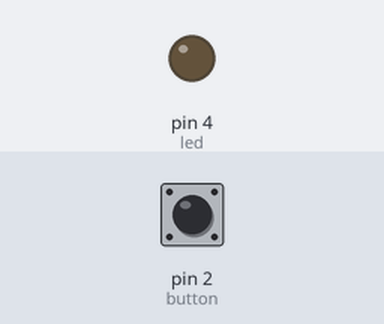
Bench run of a sketch on a simulated Arduino Uno, built with avr-gcc and run on an emulated ATmega328P. On the bench: output pins drawn as LEDs (lit = HIGH). Dashed ring = blinking. Inputs (shaded band) come from the test bench; at power-on: pin 2 (button) LOW.

Above: at 1.2 s.
1.3 s: pin 2 (button) pulled HIGH for 1 s
At 1.75 s:
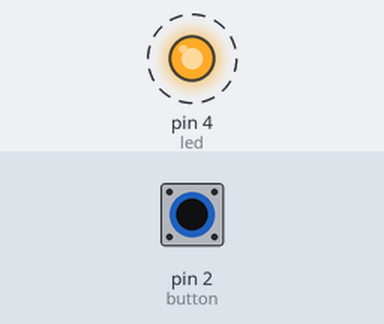
4.0 s: pin 2 (button) pulled HIGH for 0.15 s
At 5.1 s:
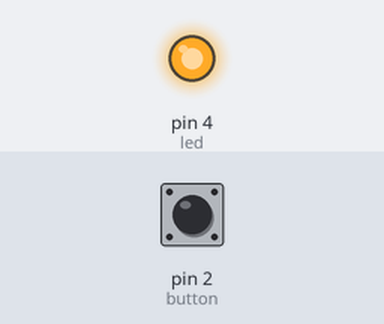
5.8 s: pin 2 (button) pulled HIGH for 3.2 s
At 9.9 s:
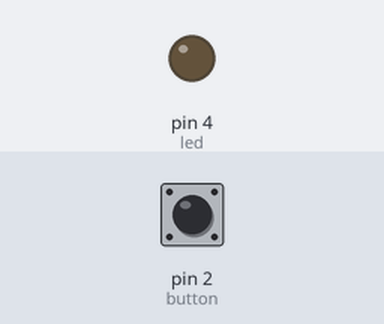
Timing chart, 0 to 11.4 s (numbered marks = the images above; inputs shaded):
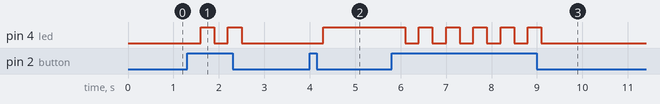

The sketch:

MODUL1_24_2.ino
```cpp
int button = 2;
int nilaibutton;
int count;

int led=4;

void setup() {
  // put your setup code here, to run once:
  pinMode(button, INPUT);
  pinMode(led, OUTPUT);

}

void loop() {
  // put your main code here, to run repeatedly:

  nilaibutton = digitalRead(button);

  if(nilaibutton == 1){
  count++;
  delay(300);
  digitalWrite(led, HIGH);
  }
  if(count==2){
  digitalWrite(led, LOW);
  count=0;
  }
}
```

Measured:
- after the input at 1.3 s, pin 4 (led): alternates HIGH for 0.30 s and LOW for 0.30 s, 4 changes in all, then stays LOW, starting after 0.30 s
- after the input at 4.0 s, pin 4 (led): LOW → HIGH after 0.30 s
- after the input at 5.8 s, pin 4 (led): alternates HIGH for 0.30 s and LOW for 0.30 s, 11 changes in all, then stays LOW, starting after 0.30 s
